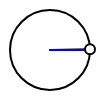
Frame 1 (no input)
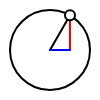
Frame 60 (no input)
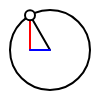
Frame 120 (the mouse pressed at the canvas centre since frame 60)

The p5.js sketch that drew these frames (run headless with seeded random() and noise() and a simulated clock; from frame 60 on, the mouse is pressed at the canvas centre):

// p5.js sketch
// ── sketch.js
function setup() {
  createCanvas(100,100);
  ellipseMode(RADIUS)
  background(255); 
  pts = [];
  for(let i =0; i<360; i+= 1){
     let x = 50 + 40*cos(radians(i));
    let y = 50 + 40*sin(-radians(i));
    pts.push(new p5.Vector(x,y));
  }
  console.log(pts)
}

function draw() {
  
  
 
  
  fill(255);
  noStroke()
  rect(0,0,100);
  stroke(0);
  strokeWeight(2)
  
  let angle = frameCount%360;
  let radius = 40;
  let centX = 50;
  let centY = 50;
  let x = pts[angle%360].x
  let y = pts[angle%360].y
  
  circle(centX, centY, radius)
  circle(centX, centY, 0)
  
  line(x,y,50,50)
  
  stroke(255,0,0);
  line(x,y,x,50)
  stroke(0,0,255)
  line(x,50,50,50)
  
  
  stroke(0);
  circle(x,y,5)

  
  
  
 
  

}

function orbs(oX,oY){
  let angle = frameCount%(360*2);
  stroke(0)
  circle(oX,oY,5)
  // circle(110,oY,5)
  // circle(oX,110,5);
   stroke(222,0,0)
  fill(255)
  
  let travX = map(angle, 0,720,110,330);
  circle(travX,oY,2)
  
  stroke(0,0,222)
  let travY = map(angle, 0,720,110,330);
  circle(oX, travY,2)
}

function axis(x,y,radius){
  stroke(0)
   line(110,y-radius,110,y+radius)
  line(107,y-radius,113,y-radius)
  line(107,y+radius,113,y+radius)
  
  
  line(x-radius,110,x+radius,110)
  line(y-radius,107,y-radius,113)
  line(y+radius,107,y+radius,113)
}
